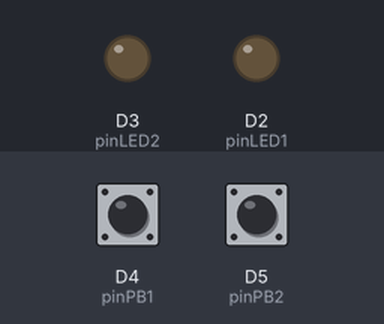
This program was run on a simulated ESP8266 (Wemos D1 mini). On the bench: output pins drawn as LEDs (lit = HIGH). The test bench sets the inputs (shaded band); at power-on: D4 (pinPB1) HIGH, D5 (pinPB2) HIGH.

Above: at 1.2 s.
1.3 s: D4 (pinPB1) pulled LOW for 0.15 s
At 1.4 s:
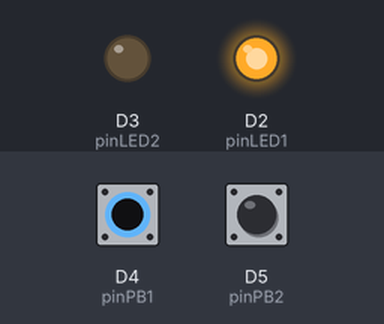
2.9 s: D5 (pinPB2) pulled LOW for 0.15 s
At 2.98 s:
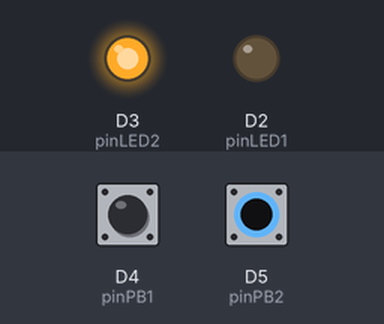
4.5 s: D5 (pinPB2) pulled LOW for 3.2 s
At 8.0 s:
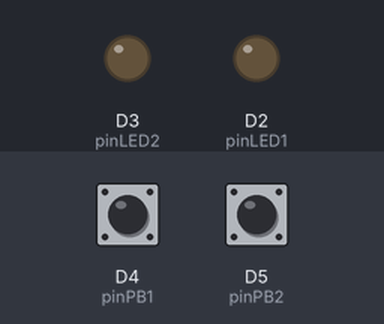
9.2 s: D4 (pinPB1) pulled LOW for 3.2 s
At 10.3 s:
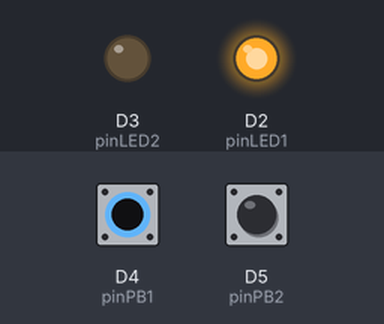
13.9 s: D4 (pinPB1) driven LOW and D5 (pinPB2) driven LOW
At 15.0 s:
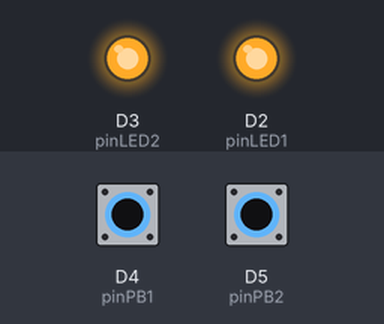
Timing chart, 0 to 16.4 s (numbered marks = the images above; inputs shaded):
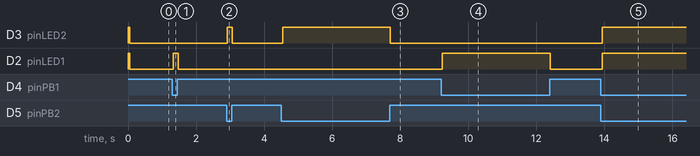

Measured:
- after the input at 1.3 s, D2 (pinLED1): LOW → HIGH at once, → LOW 0.15 s later
- after the input at 2.9 s, D3 (pinLED2): LOW → HIGH at once, → LOW 0.15 s later
- after the input at 4.5 s, D3 (pinLED2): LOW → HIGH at once, → LOW 3.2 s later
- after the input at 9.2 s, D2 (pinLED1): LOW → HIGH at once, → LOW 3.2 s later
- after the input at 13.9 s, D3 (pinLED2), D2 (pinLED1): LOW → HIGH at once

The program:

main.cpp
```cpp
#include <Arduino.h>

const int pinPB1 = D4;
const int pinPB2 = D5;
const int pinLED1 = D2;
const int pinLED2 = D3;

long waktuSebelum = 0;
long interval = 50;

int statsBT1, statsBT2;

void setup() {
  // put your setup code here, to run once:
  pinMode(pinPB1, INPUT_PULLUP);
  pinMode(pinPB2, INPUT_PULLUP);
  pinMode(pinLED1, OUTPUT);
  pinMode(pinLED2, OUTPUT);
}

void loop() {
  // put your main code here, to run repeatedly:
  unsigned long waktuSekarang  = millis();

  if (waktuSekarang - waktuSebelum > interval)
  {
    statsBT1 = digitalRead(pinPB1);
    statsBT2 = digitalRead(pinPB2);

    waktuSebelum = waktuSekarang;
  }

  if (statsBT1 == LOW)
  {
    digitalWrite(pinLED1, HIGH);
  } else
  {
    digitalWrite(pinLED1, LOW);
  }

  if (statsBT2 == LOW)
  {
    digitalWrite(pinLED2, HIGH);
  } else
  {
    digitalWrite(pinLED2, LOW);
  }
}
```
